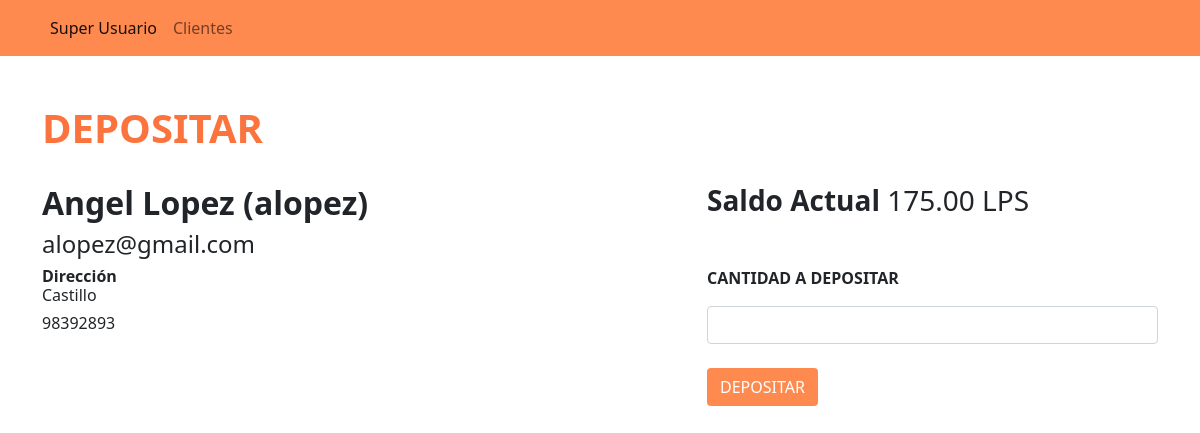
Screenshot of /inicio/clientes/deposito_retiro/5/depositar/ (signed in) with the database file from the repository.
### app_registro/models.py (models this page shows, shortened)
class Cuenta(models.Model):
    ESTADOS = (('0', 'INACTIVA'),('1', 'ACTIVA'))
    fecha_creacion = models.DateTimeField(auto_now_add=True) #agregar fechas de ese momento automaticamente
    estado = models.CharField(max_length=1, choices=ESTADOS, default='1')
    saldo = models.DecimalField(max_digits=10, decimal_places=2,validators=[MinValueValidator(0)])
    cliente = models.OneToOneField(
        Cliente,
        on_delete=models.CASCADE,
        null=True,
        blank=True,
    ) #propietario de la cuenta

class Cliente(models.Model):
    nombre = models.CharField(max_length=30)
    apellido = models.CharField(max_length=30)
    direccion = models.TextField()
    fecha_nac = models.DateField()
    telefono = models.CharField(max_length=20, null=True, blank=True)
    correo = models.EmailField()
    user = models.OneToOneField(
        User,
        on_delete=models.CASCADE,
        null=True,
        blank=True,
    )
    def __str__(self):
        return f'{self.nombre} {self.apellido}'

### app_registro/views.py (the view)
# urls.py: path('clientes/deposito_retiro/<int:id>/<str:accion>/', views.deposito_retiro, name="deposito_retiro"),
@login_required()
def deposito_retiro(request, id, accion):
    data = get_object_or_404(Cuenta, cliente=id) #datos de la cuenta, se debe hacer por el id del cliente, no con pk porque son diferentes
    activo = 'superuser'
    if accion!="depositar" and accion!="retirar":
        accion = "invalid"
    ctx = {
        'data': data,
        'activo': activo,
        'accion': accion
    }
    return render(request, 'registro/deposito_retiro.html', ctx)

### app_registro/templates/registro/deposito_retiro.html (shortened to what this page needs)
{% extends "base.html" %}
{% block container %}
    {% if user.is_superuser %}
        {% if accion != "invalid" %}
            <h1 class="fw-bold" style="color: #FB743E">{{accion|upper}}</h1>
            <div class="row">
                <div class="col-7 mt-4">
                    <h2 class="fw-bold">{{ data.cliente }} ({{ data.cliente.user|default_if_none:'Usuario no asignado' }})</h2>
                    <h4>{{ data.cliente.correo }}</h4>
                    <h6><strong>Dirección</strong><br> {{ data.cliente.direccion }}</h6>
                    <h6> {{ data.cliente.telefono|default_if_none:'' }}</h6>
                </div>
                <div class="col-5 mt-4">
                    <h3><strong>Saldo Actual</strong> {{ data.saldo }} LPS</h3>
                    <form action={% url "registro:"|add:accion data.id %} method="POST"> {% comment %} https://stackoverflow.com/questions/36911927/dynamic-url-with-variable-django-template {% endcomment %}
                        <div class="mt-5">
                            <label class="mb-3 fw-bold" for="monto">CANTIDAD A {{ accion|upper }}</label>
                            <input type="number" name="monto" id="monto" class="form-control" min="1" step="any" required autofocus>
                        </div>
                        <div class="mt-4">
                            <input type="submit" class="btn btn-block text-white" style="background-color: #ff8a50" value={{accion|upper}} onclick="if (!confirm('¿Desea {{accion}} el monto digitado?')) return false;">
                        </div>
                    </form>
                </div>
            </div>
        {% endif %}
    {% endif %}
{% endblock %}

### rows the page displays
Cuenta: cliente "Angel Lopez", cliente.user "alopez", cliente.correo "alopez@gmail.com", cliente.direccion "Castillo", cliente.telefono "98392893", saldo "175.00"

### other values shown
{{ accion|upper }} "DEPOSITAR"
